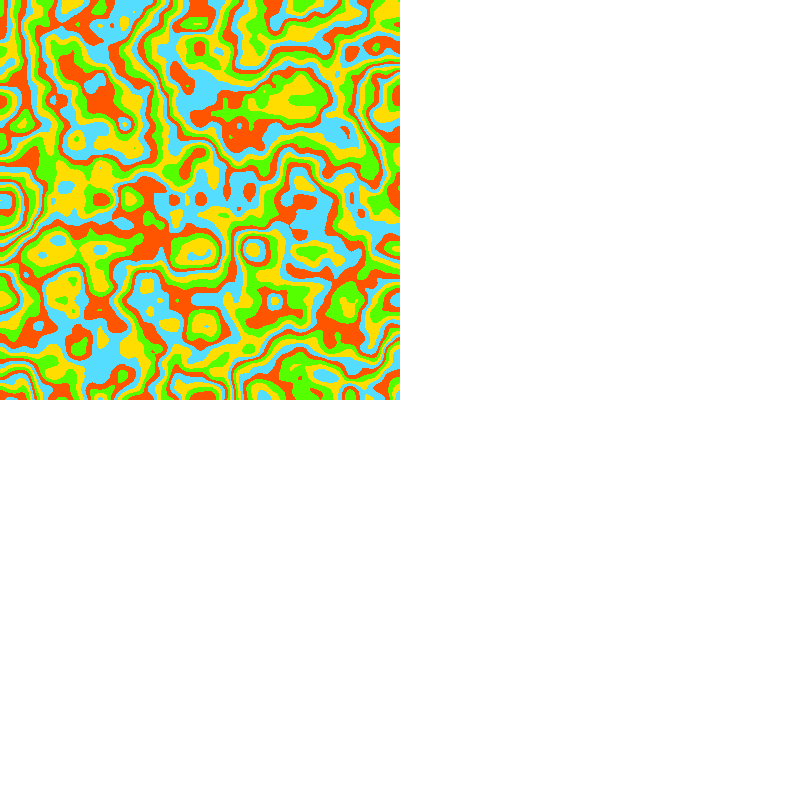
Frame 1 (no input)
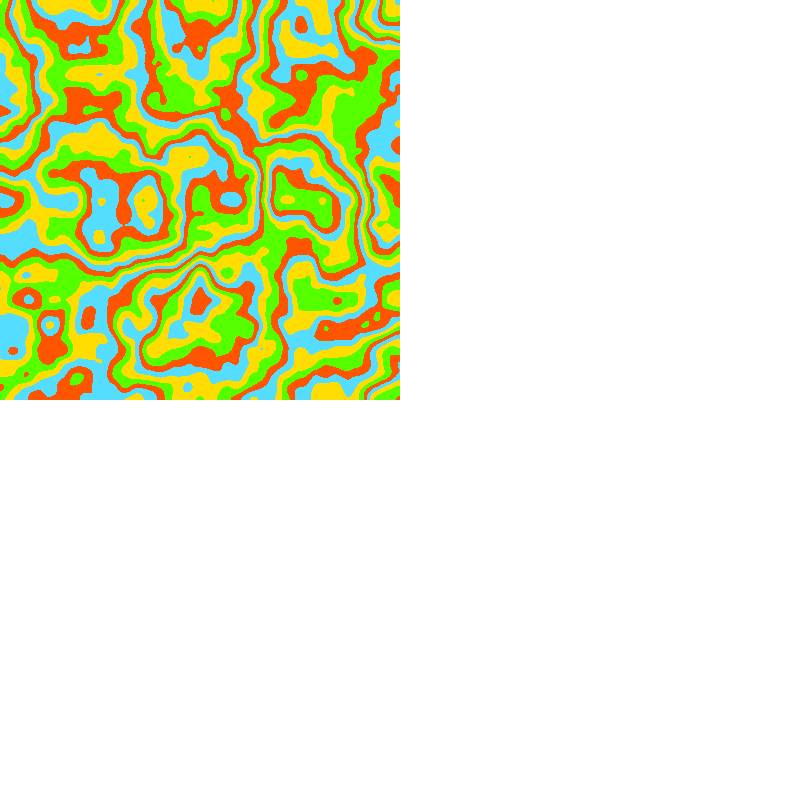
Frame 60 (no input)
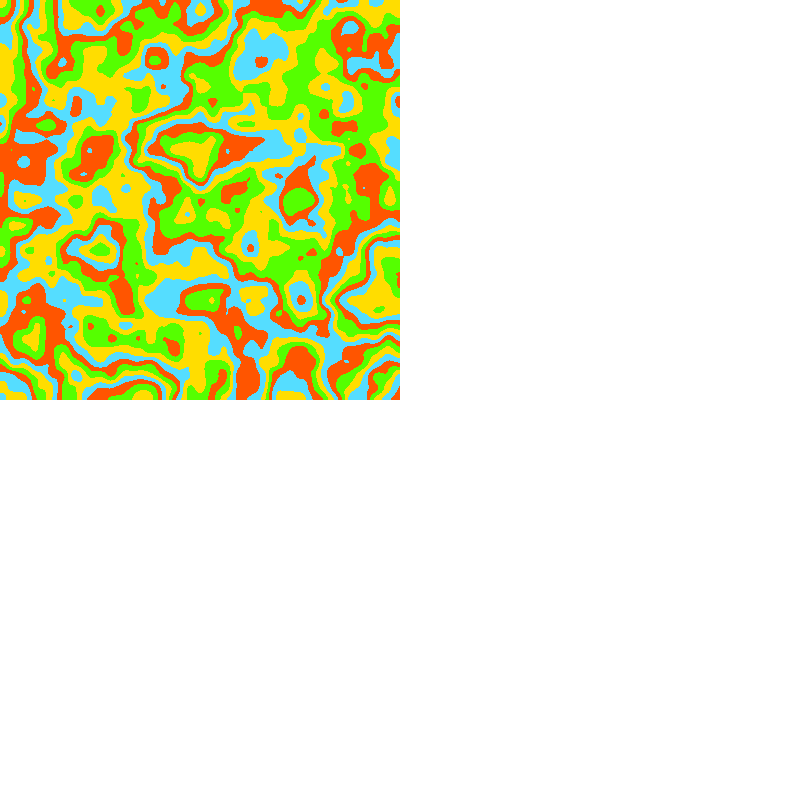
Frame 120 (the mouse pressed at the canvas centre since frame 60)

The p5.js sketch that drew these frames (run headless with seeded random() and noise() and a simulated clock; from frame 60 on, the mouse is pressed at the canvas centre):

// p5.js sketch
// ── sketch.js
let bg; // Image to use as the background of the effect

const noiseScale = 0.01;
let inc = 0.02;

let zoff = 0;

const colours = ["#ff5500", "#55ff00", "#ffdd00", "#55ddff"];
  const numBands = 32;

function setup() {
  createCanvas(800, 800);
  //noLoop()
}

function draw() {
  loadPixels()
  let d = pixelDensity();
  for (x = 0; x < width / 2; x++) {
    for (y = 0; y < height / 2; y++) {
      for (let i = 0; i < d; i++) {
        for (let j = 0; j < d; j++) {
          // loop over
          index = 4 * ((y * d + j) * width * d + (x * d + i));
          const n = noise(x * noiseScale, y * noiseScale, zoff);
          const band = int(n * numBands);
          const colour = band % colours.length;
          let selected_color = color(colours[colour])
          pixels[index] = selected_color._array[0] * 255;
          pixels[index + 1] = selected_color._array[1] * 255;
          pixels[index + 2] = selected_color._array[2] * 255;
          pixels[index + 3] = 255;
        }
      }
     
    }
   
  }
  updatePixels()
    zoff += inc;
}

function createBG() {
  const numBands = 16;

  for (let i = 0; i < bg.width; i++) {
    for (let j = 0; j < bg.height; j++) {
      // Get the noise at the current pixel
      const n = noise(i * noiseScale + xoff, j * noiseScale + xoff);

      // Turn the noise into a colour
      const band = int(n * numBands);
      const colour = band % colours.length;

      // Draw a point at the current location
      bg.stroke(colours[colour]);
      bg.point(i, j);
    }
  }
}
